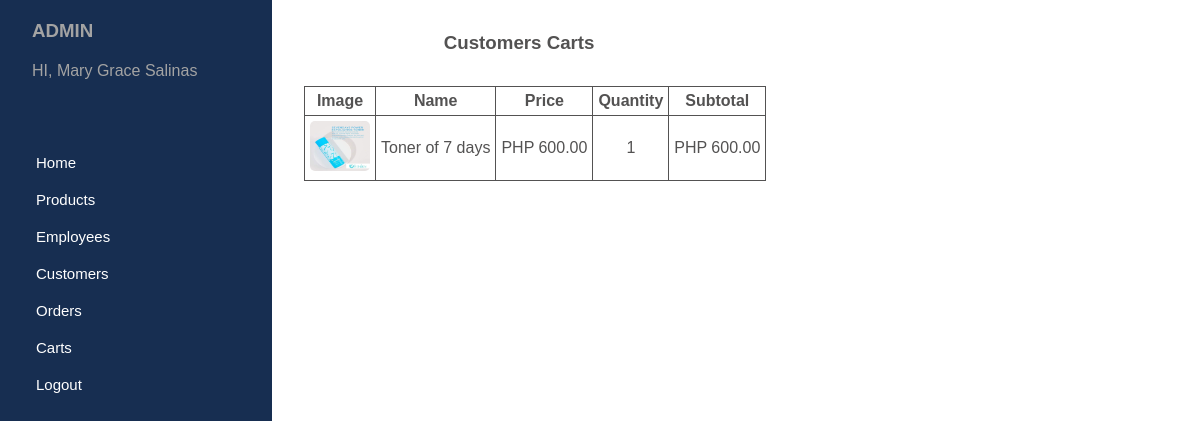
Screenshot of /admin/carts.php (signed in) with the database file from the repository.
### tables this page shows
CREATE TABLE `carts` (
  `cart_id` varchar(255) NOT NULL,
  `customer_id` varchar(255) NOT NULL,
  `product_id` varchar(255) NOT NULL,
  `quantity` int(255) NOT NULL
);

CREATE TABLE `products` (
  `product_id` varchar(255) NOT NULL,
  `employee_id` varchar(255) NOT NULL,
  `brand_id` varchar(255) NOT NULL,
  `product_image` varchar(255) NOT NULL,
  `product_name` varchar(255) NOT NULL,
  `buying_price` int(255) NOT NULL,
  `selling_price` int(255) NOT NULL,
  `qty_in_stock` int(255) NOT NULL,
  `product_description` varchar(255) NOT NULL
);

### admin/carts.php (the view, shortened to what this page needs)
<?php include "./inc/sidebar.php"; ?>
    <div class="table_con">
        <h3>Customers Carts</h3>
        <div>
            <table>
                <tr>
                    <th>Image</th>
                    <th>Name</th>
                    <th>Price</th>
                    <th>Quantity</th>
                    <th>Subtotal</th>
                </tr>
                <?php
                    $carts_sql = "SELECT * FROM carts";
                    $result1 = mysqli_query($conn, $carts_sql);
                    if(mysqli_num_rows($result1) > 0){
                        while($cart = mysqli_fetch_assoc($result1)){
                            $product_sql = "SELECT * FROM products WHERE product_id = '{$cart["product_id"]}' ";
                            $result2 = mysqli_query($conn, $product_sql);
                            if(mysqli_num_rows($result2) > 0){
                                $product = mysqli_fetch_assoc($result2);
                            }
                            echo '
                            <tr>
                                <td>
                                    <img src="../uploads/'.$product["product_image"].'" alt="">
                                </td>
                                <td>'.$product["product_name"].'</td>
                                <td>PHP '.number_format($product["selling_price"], 2).'</td>
                                <td>'.$cart["quantity"].'</td>
                                <td>PHP '.number_format($cart["quantity"] * $product["selling_price"], 2).'</td>
                            </tr>
                            ';
                        }
                    }
                ?>
            </table>
        </div>
    </div>
</body>
</html>

### admin/styles/sidebar.css (style rules this page uses)
* { margin: 0; padding: 0; font-family: Arial, Helvetica, sans-serif; }
body { display: flex; }

### admin/styles/tables.css (style rules this page uses)
.table_con { display: flex; flex-direction: column; align-items: center; color: #535252; }
.table_con h3 { padding: 2rem 0; }
table { margin-left: 2rem; }
table, td, tr, th { border: 1px solid #535252; border-collapse: collapse; padding: 5px; text-align: center; }
table img { height: 50px; width: 60px; border-radius: 5px }

### rows the page displays
carts: product.product_image (picture), product.product_name "Toner of 7 days", product.selling_price "600.00", quantity "1", $cart['quantity']*$product['selling_price'] "600.00"

### other values shown
$_SESSION["admin"]["fname"] "Mary Grace"
$_SESSION["admin"]["lname"] "Salinas"
